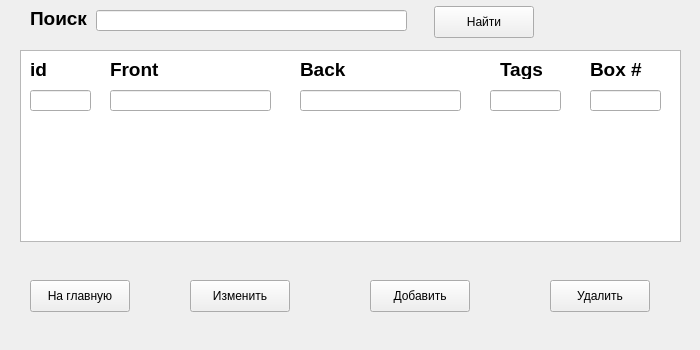
<?xml version="1.0" encoding="UTF-8"?>
<ui version="4.0">
 <class>Form</class>
 <widget class="QWidget" name="Form">
  <property name="geometry">
   <rect>
    <x>0</x>
    <y>0</y>
    <width>700</width>
    <height>350</height>
   </rect>
  </property>
  <property name="windowTitle">
   <string>Form</string>
  </property>
  <widget class="QLineEdit" name="search_db_field">
   <property name="geometry">
    <rect>
     <x>96</x>
     <y>10</y>
     <width>311</width>
     <height>21</height>
    </rect>
   </property>
  </widget>
  <widget class="QLabel" name="search_db_label">
   <property name="geometry">
    <rect>
     <x>30</x>
     <y>10</y>
     <width>58</width>
     <height>16</height>
    </rect>
   </property>
   <property name="font">
    <font>
     <pointsize>14</pointsize>
     <bold>true</bold>
    </font>
   </property>
   <property name="text">
    <string>Поиск</string>
   </property>
  </widget>
  <widget class="QTableView" name="tableView">
   <property name="geometry">
    <rect>
     <x>20</x>
     <y>50</y>
     <width>661</width>
     <height>192</height>
    </rect>
   </property>
  </widget>
  <widget class="QLineEdit" name="id_field">
   <property name="geometry">
    <rect>
     <x>30</x>
     <y>90</y>
     <width>61</width>
     <height>21</height>
    </rect>
   </property>
   <property name="text">
    <string/>
   </property>
  </widget>
  <widget class="QLineEdit" name="front_field">
   <property name="geometry">
    <rect>
     <x>110</x>
     <y>90</y>
     <width>161</width>
     <height>21</height>
    </rect>
   </property>
   <property name="text">
    <string/>
   </property>
  </widget>
  <widget class="QLineEdit" name="back_field">
   <property name="geometry">
    <rect>
     <x>300</x>
     <y>90</y>
     <width>161</width>
     <height>21</height>
    </rect>
   </property>
   <property name="text">
    <string/>
   </property>
  </widget>
  <widget class="QLineEdit" name="tags_field">
   <property name="geometry">
    <rect>
     <x>490</x>
     <y>90</y>
     <width>71</width>
     <height>21</height>
    </rect>
   </property>
   <property name="text">
    <string/>
   </property>
  </widget>
  <widget class="QPushButton" name="btn_home_page">
   <property name="geometry">
    <rect>
     <x>30</x>
     <y>280</y>
     <width>100</width>
     <height>32</height>
    </rect>
   </property>
   <property name="text">
    <string>На главную</string>
   </property>
  </widget>
  <widget class="QPushButton" name="btn_change_db">
   <property name="geometry">
    <rect>
     <x>190</x>
     <y>280</y>
     <width>100</width>
     <height>32</height>
    </rect>
   </property>
   <property name="text">
    <string>Изменить</string>
   </property>
  </widget>
  <widget class="QPushButton" name="btn_add_card">
   <property name="geometry">
    <rect>
     <x>370</x>
     <y>280</y>
     <width>100</width>
     <height>32</height>
    </rect>
   </property>
   <property name="text">
    <string>Добавить</string>
   </property>
  </widget>
  <widget class="QPushButton" name="btn_delete_card">
   <property name="geometry">
    <rect>
     <x>550</x>
     <y>280</y>
     <width>100</width>
     <height>32</height>
    </rect>
   </property>
   <property name="text">
    <string>Удалить</string>
   </property>
  </widget>
  <widget class="QLineEdit" name="box_number_field">
   <property name="geometry">
    <rect>
     <x>590</x>
     <y>90</y>
     <width>71</width>
     <height>21</height>
    </rect>
   </property>
   <property name="text">
    <string/>
   </property>
  </widget>
  <widget class="QPushButton" name="btn_search_db">
   <property name="geometry">
    <rect>
     <x>434</x>
     <y>6</y>
     <width>100</width>
     <height>32</height>
    </rect>
   </property>
   <property name="text">
    <string>Найти</string>
   </property>
  </widget>
  <widget class="QLabel" name="id_label">
   <property name="geometry">
    <rect>
     <x>30</x>
     <y>60</y>
     <width>51</width>
     <height>19</height>
    </rect>
   </property>
   <property name="font">
    <font>
     <pointsize>14</pointsize>
     <bold>true</bold>
    </font>
   </property>
   <property name="text">
    <string>id</string>
   </property>
  </widget>
  <widget class="QLabel" name="front_label">
   <property name="geometry">
    <rect>
     <x>110</x>
     <y>60</y>
     <width>151</width>
     <height>19</height>
    </rect>
   </property>
   <property name="font">
    <font>
     <pointsize>14</pointsize>
     <bold>true</bold>
    </font>
   </property>
   <property name="text">
    <string>Front</string>
   </property>
  </widget>
  <widget class="QLabel" name="tags_label">
   <property name="geometry">
    <rect>
     <x>500</x>
     <y>60</y>
     <width>61</width>
     <height>19</height>
    </rect>
   </property>
   <property name="font">
    <font>
     <pointsize>14</pointsize>
     <bold>true</bold>
    </font>
   </property>
   <property name="text">
    <string>Tags</string>
   </property>
  </widget>
  <widget class="QLabel" name="box_number_label">
   <property name="geometry">
    <rect>
     <x>590</x>
     <y>60</y>
     <width>81</width>
     <height>19</height>
    </rect>
   </property>
   <property name="font">
    <font>
     <pointsize>14</pointsize>
     <bold>true</bold>
    </font>
   </property>
   <property name="text">
    <string>Box #</string>
   </property>
  </widget>
  <widget class="QLabel" name="back_label">
   <property name="geometry">
    <rect>
     <x>300</x>
     <y>60</y>
     <width>151</width>
     <height>19</height>
    </rect>
   </property>
   <property name="font">
    <font>
     <pointsize>14</pointsize>
     <bold>true</bold>
    </font>
   </property>
   <property name="text">
    <string>Back</string>
   </property>
  </widget>
 </widget>
 <resources/>
 <connections/>
</ui>
